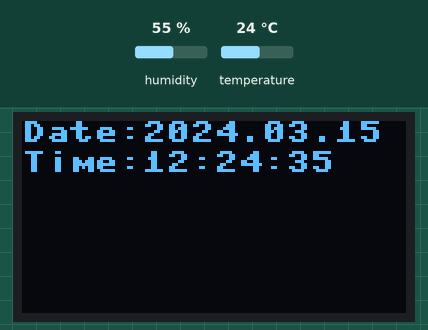
This program was run on a simulated Raspberry Pi Pico running MicroPython. Parts: 128×64 one-colour display. The test bench sets the inputs (shaded band); at power-on: humidity 55 %, temperature 24 °C. WiFi joins after 1.5 s; the clock reads 2024-03-15 10:24:30 at power-on unless the program sets it; library files of the repository ran but are not shown: ssd1306.py.

Above: at 5.6 s.
5.7 s: humidity set to 22 %
At 8.3 s:
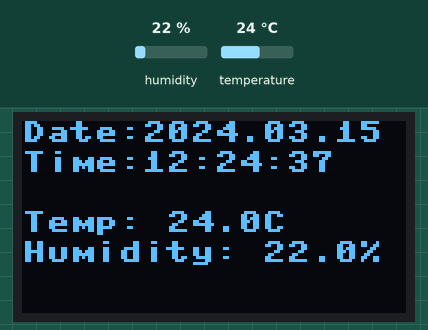
12.3 s: temperature set to 12 °C
At 13.7 s:
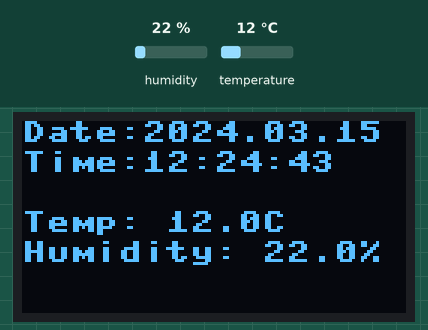
15.4 s: humidity set to 40 %
At 18.1 s:
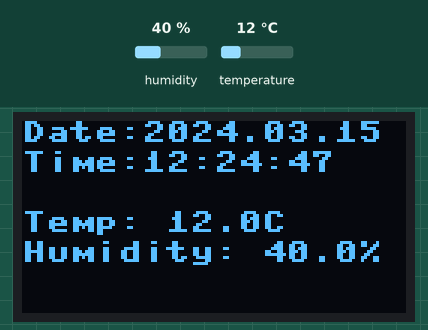
18.6 s: temperature set to 19 °C
At 20.4 s:
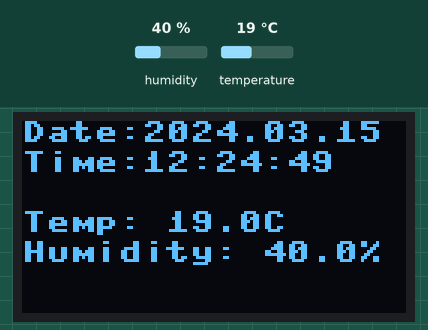
Timing chart, 0 to 21.9 s (numbered marks = the images above; inputs shaded):
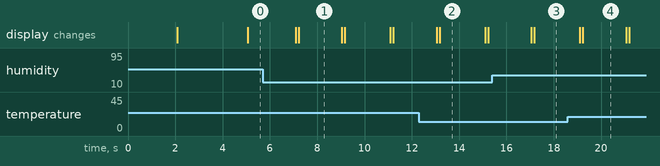

The program:

main.py
```python
import network
import ntptime
from machine import Pin, I2C
from ssd1306 import SSD1306_I2C
from dht import DHT11
import time

# Wi-Fi configuration
SSID = ''
PASSWORD = ''

# Set up I2C and OLED
i2c = I2C(0, sda=Pin(0), scl=Pin(1), freq=400000)
oled = SSD1306_I2C(128, 64, i2c)

# Set up DHT sensor
DHT_pin = Pin(2, Pin.OUT, Pin.PULL_DOWN)
dht11 = DHT11(DHT_pin)

# Initialize global variables
text1 = "Time: --:--:--"
text2 = "Date: ----.--.--"
base_time = (0, 0, 0)  # (hour, minute, second)

# Connect to Wi-Fi
def connect_wifi():
    oled.fill(0)
    oled.text('Connecting...', 0, 0)
    oled.show()

    wlan = network.WLAN(network.STA_IF)
    wlan.active(True)
    wlan.connect(SSID, PASSWORD)

    while not wlan.isconnected():
        time.sleep(1)

    oled.fill(0)
    oled.text('Connected!', 0, 0)
    oled.show()
    time.sleep(2)  # Show connected message for a short time

# Fetch and adjust time
def fetch_time():
    global text1, text2, base_time
    for attempt in range(5):  # Try 5 times
        try:
            ntptime.host = 'pool.ntp.org'  # Use a different NTP server
            ntptime.settime()  # Sync time with NTP server
            break  # Exit loop on success
        except Exception as e:
            display_error('Error fetching time:', str(e))
            time.sleep(2)  # Wait before retrying
    else:
        print("Failed to fetch time after multiple attempts.")

    # Get the current UTC time
    t = time.localtime()

    # Adjust for Tallinn time (UTC+2 or UTC+3 depending on daylight saving time)
    month, day = t[1], t[2]
    if (month > 3 and month < 10) or (month == 3 and day >= 25) or (month == 10 and day < 31):
        offset = 3  # EEST (UTC+3)
    else:
        offset = 2  # EET (UTC+2)

    adjusted_hour = (t[3] + offset) % 24  # Adjust the hour for Tallinn time

    # Store the base time
    base_time = (adjusted_hour, t[4], t[5])  # (hour, minute, second)
    text2 = 'Date:%04d.%02d.%02d' % (t[0], t[1], t[2])

def read_sensor_data():
    try:
        time.sleep(1)  # Wait before reading to allow stabilization
        temperature = dht11.temperature
        humidity = dht11.humidity
        return temperature, humidity
    except Exception as e:
        display_error('DHT11 read error:', str(e))
        return None, None

def display_error(message, error_details):
    oled.fill(0)
    oled.text(message, 0, 0)
    oled.text(error_details, 0, 10)
    oled.show()
    time.sleep(5)  # Show error message for a short time
    print(f"{message} {error_details}")

if __name__ == '__main__':
    try:
        connect_wifi()  # Connect to Wi-Fi
        fetch_time()    # Fetch initial date and time

        last_second_update = time.time()  # Track the last second update
        last_temp_read = time.time()  # Track the last temperature read
        temperature = None
        humidity = None

        while True:
            current_time = time.time()

            # Update seconds and display every second
            if current_time - last_second_update >= 1:
                last_second_update = current_time
                hour, minute, second = base_time

                # Increment seconds
                second += 1
                if second >= 60:
                    second = 0
                    minute += 1
                    if minute >= 60:
                        minute = 0
                        hour += 1
                        if hour >= 24:
                            hour = 0

                base_time = (hour, minute, second)
                text1 = 'Time:%02d:%02d:%02d' % base_time

                # Update the display immediately after updating time
                oled.fill(0)
                oled.text(text2, 0, 0)  # Date
                oled.text(text1, 0, 10)  # Time

                # Add an empty line
                oled.text("", 0, 20)  # Empty line

                # Read temperature and humidity every 2 seconds
                if current_time - last_temp_read >= 2:
                    temperature, humidity = read_sensor_data()
                    last_temp_read = current_time

                # Display temperature and humidity if available
                if temperature is not None:
                    oled.text("Temp: {}C".format(temperature), 0, 30)
                if humidity is not None:
                    oled.text("Humidity: {}%".format(humidity), 0, 40)

                oled.show()

            # Update time every minute
            if int(current_time) % 60 == 0:
                fetch_time()

            time.sleep(0.1)  # Short sleep to avoid busy waiting
    except Exception as e:
        display_error('Startup error:', str(e))
```

Measured:
- what the display in image 1 shows lasts 1.8 s, from 7.2 s to 9.0 s
- what the display in image 2 shows lasts 1.9 s, from 13.2 s to 15.1 s
